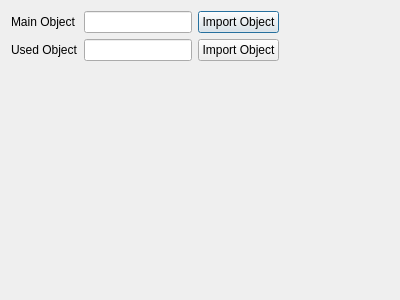
<?xml version="1.0" encoding="UTF-8"?>
<ui version="4.0">
 <class>interfataPlugin</class>
 <widget class="QDialog" name="interfataPlugin">
  <property name="geometry">
   <rect>
    <x>0</x>
    <y>0</y>
    <width>400</width>
    <height>300</height>
   </rect>
  </property>
  <property name="windowTitle">
   <string>Object in Vertex</string>
  </property>
  <layout class="QFormLayout" name="formLayout">
   <item row="0" column="0">
    <layout class="QGridLayout" name="gridLayout">
     <item row="0" column="0">
      <widget class="QLabel" name="labelMainObject">
       <property name="text">
        <string>Main Object</string>
       </property>
      </widget>
     </item>
     <item row="0" column="1">
      <widget class="QLineEdit" name="lineEditMainObject"/>
     </item>
     <item row="0" column="2">
      <widget class="QPushButton" name="pushButtonMainObject">
       <property name="text">
        <string>Import Object</string>
       </property>
      </widget>
     </item>
     <item row="1" column="0">
      <widget class="QLabel" name="labelUsedObject">
       <property name="text">
        <string>Used Object</string>
       </property>
      </widget>
     </item>
     <item row="1" column="1">
      <widget class="QLineEdit" name="lineEditUsedObject"/>
     </item>
     <item row="1" column="2">
      <widget class="QPushButton" name="pushButtonUsedObject">
       <property name="text">
        <string>Import Object</string>
       </property>
      </widget>
     </item>
    </layout>
   </item>
  </layout>
 </widget>
 <resources/>
 <connections/>
</ui>
